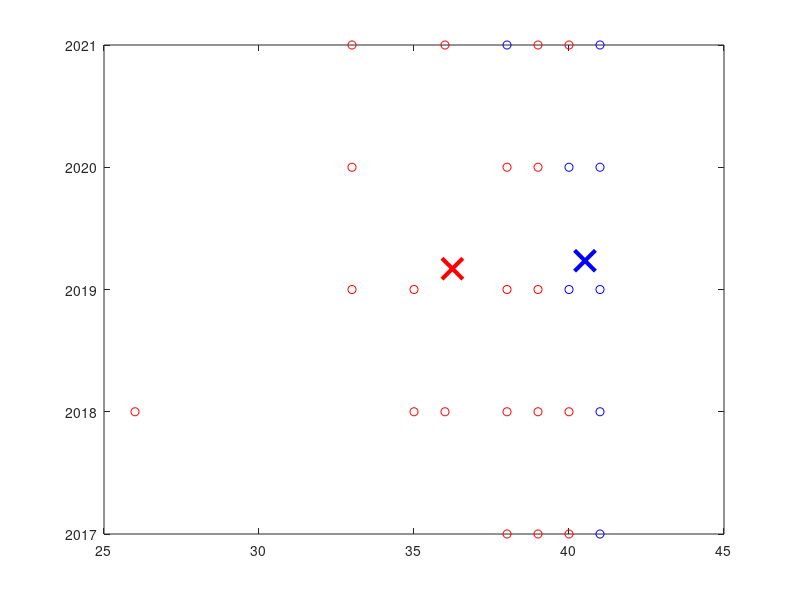

The MATLAB script that drew this image:
data=xlsread('som_dataset.csv','A2:C243'); %membaca data
x=size(data,1); %membuat variable
n=3; %ini untuk membuat cluster
%u=initfcm(n,x);
[centers,U] = fcm(data,n); %training
maxU = max(U);
index1 = find(U(1,:) == maxU);
index2 = find(U(2,:) == maxU);
plot(data(index1,1),data(index1,2),'ob')
hold on
plot(data(index2,1),data(index2,2),'or')
plot(centers(1,1),centers(1,2),'xb','MarkerSize',15,'LineWidth',3)
plot(centers(2,1),centers(2,2),'xr','MarkerSize',15,'LineWidth',3)
hold off